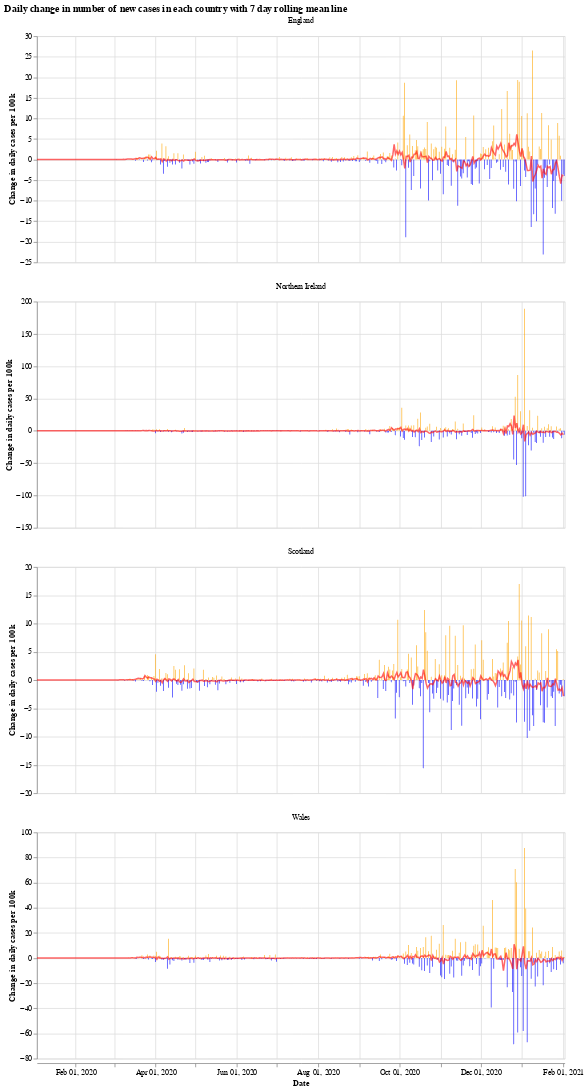

Here is the notebook cell this chart was saved with:
### Markdown cell above
We will use the Python library `Altair` for visualising the data, see the [altair docs](https://altair-viz.github.io/) for more information.

First we have a graph which shows the daily change in the number of new cases for each country. This number jumps up and down all over the place, which is likely due to delay in reporting of new cases over the weekend. Another interesting thing is that it looks like the daily cases in Wales experienced a much shorter period of calm over the summer (calm in the sense of daily cases not jumping up and down).

The orange bars are days when the number of new cases (per 100k population) was more than the previous day, while the blue are days when the number of new cases dropped. The red line is the 7 day moving average. 

When the moving average line is below 0, it means that there is a consistent drop in new cases. We can see this clearly happening around the times that lockdowns were introduced (though, to varying degrees). I will update the graphs soon with a marker of when each lockdown started.

### Code cell
# collapse
import altair as alt

bars = alt.Chart(uk_cases).mark_bar().encode(
    x=alt.X("yearmonthdate(date):T", axis=alt.Axis(title='Date')),
    y=alt.Y("casesChangeRate:Q", axis=alt.Axis(title='Change in daily cases per 100k')),
    tooltip='casesChange',
    color=alt.condition(
        alt.datum.casesChangeRate > 0,
        alt.value("orange"),  # The positive color
        alt.value("blue")  # The negative color
    )
).properties(title='Daily change in number of new cases with 7 day rolling mean',width=700).interactive()

line = alt.Chart(uk_cases).mark_line(
    color='red',
    size=2,
    opacity=0.6
).transform_window(
    rolling_mean='mean(casesChangeRate)',
    frame=[0, 7],
    groupby=['areaName']
).encode(
    x='yearmonthdate(date):T',
    y='rolling_mean:Q'
)

alt.layer(bars, line, data=uk_cases).facet(alt.Column(
    'areaName', title=''), columns=1).resolve_scale(y='independent').properties(title='Daily change in number of new cases in each country with 7 day rolling mean line')

### Figure 1 — Vega-Lite specification as saved in the notebook (floating-point values rounded to 4 significant figures; data arrays with more than 128 entries replaced by an {"elided": "..."} marker saying what was removed)
{"config": {"view": {"continuousWidth": 400, "continuousHeight": 300}}, "data": {"name": "data-34921d64fce6bd3c29446df5cdc6f5b5"}, "facet": {"type": "nominal", "field": "areaName", "title": ""}, "spec": {"layer": [{"mark": "bar", "encoding": {"color": {"condition": {"value": "orange", "test": "(datum.casesChangeRate > 0)"}, "value": "blue"}, "tooltip": {"type": "quantitative", "field": "casesChange"}, "x": {"type": "temporal", "axis": {"title": "Date"}, "field": "date", "timeUnit": "yearmonthdate"}, "y": {"type": "quantitative", "axis": {"title": "Change in daily cases per 100k"}, "field": "casesChangeRate"}}, "selection": {"selector001": {"type": "interval", "bind": "scales", "encodings": ["x", "y"]}}, "title": "Daily change in number of new cases with 7 day rolling mean", "width": 700}, {"mark": {"type": "line", "color": "red", "opacity": 0.6, "size": 2}, "encoding": {"x": {"type": "temporal", "field": "date", "timeUnit": "yearmonthdate"}, "y": {"type": "quantitative", "field": "rolling_mean"}}, "transform": [{"window": [{"op": "mean", "field": "casesChangeRate", "as": "rolling_mean"}], "frame": [0, 7], "groupby": ["areaName"]}]}]}, "columns": 1, "resolve": {"scale": {"y": "independent"}}, "title": "Daily change in number of new cases in each country with 7 day rolling mean line", "$schema": "https://vega.github.io/schema/vega-lite/v4.8.1.json", "datasets": {"data-34921d64fce6bd3c29446df5cdc6f5b5": {"elided": "1584 records"}}}
